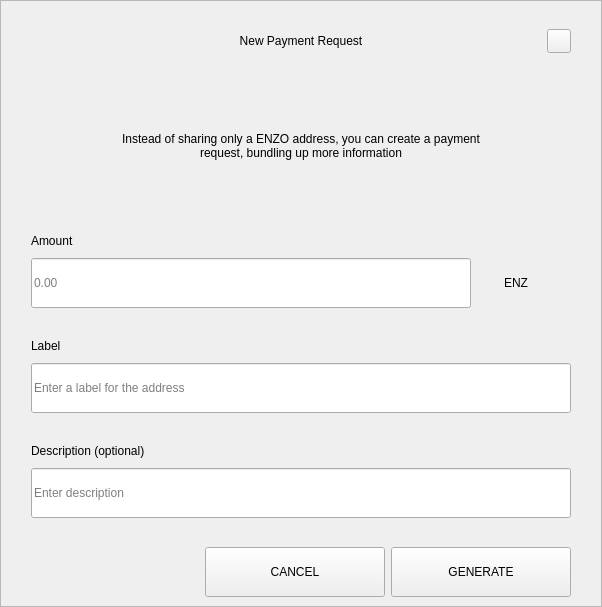
<?xml version="1.0" encoding="UTF-8"?>
<ui version="4.0">
 <class>RequestDialog</class>
 <widget class="QDialog" name="RequestDialog">
  <property name="geometry">
   <rect>
    <x>0</x>
    <y>0</y>
    <width>602</width>
    <height>607</height>
   </rect>
  </property>
  <property name="windowTitle">
   <string>Dialog</string>
  </property>
  <layout class="QVBoxLayout" name="verticalLayout_5">
   <property name="spacing">
    <number>0</number>
   </property>
   <property name="leftMargin">
    <number>0</number>
   </property>
   <property name="topMargin">
    <number>0</number>
   </property>
   <property name="rightMargin">
    <number>0</number>
   </property>
   <property name="bottomMargin">
    <number>0</number>
   </property>
   <item>
    <widget class="QFrame" name="frame">
     <property name="styleSheet">
      <string notr="true"/>
     </property>
     <property name="frameShape">
      <enum>QFrame::StyledPanel</enum>
     </property>
     <property name="frameShadow">
      <enum>QFrame::Raised</enum>
     </property>
     <layout class="QVBoxLayout" name="verticalLayout_4" stretch="1,0,0">
      <property name="spacing">
       <number>0</number>
      </property>
      <property name="leftMargin">
       <number>30</number>
      </property>
      <property name="topMargin">
       <number>20</number>
      </property>
      <property name="rightMargin">
       <number>30</number>
      </property>
      <property name="bottomMargin">
       <number>0</number>
      </property>
      <item>
       <layout class="QHBoxLayout" name="horizontalLayout_3">
        <property name="spacing">
         <number>0</number>
        </property>
        <item>
         <spacer name="horizontalSpacer_21">
          <property name="orientation">
           <enum>Qt::Horizontal</enum>
          </property>
          <property name="sizeHint" stdset="0">
           <size>
            <width>40</width>
            <height>20</height>
           </size>
          </property>
         </spacer>
        </item>
        <item>
         <widget class="QLabel" name="labelTitle">
          <property name="minimumSize">
           <size>
            <width>0</width>
            <height>40</height>
           </size>
          </property>
          <property name="maximumSize">
           <size>
            <width>16777215</width>
            <height>40</height>
           </size>
          </property>
          <property name="styleSheet">
           <string notr="true">padding-left:24px;</string>
          </property>
          <property name="text">
           <string>New Payment Request</string>
          </property>
          <property name="alignment">
           <set>Qt::AlignCenter</set>
          </property>
          <property name="margin">
           <number>7</number>
          </property>
         </widget>
        </item>
        <item>
         <spacer name="horizontalSpacer">
          <property name="orientation">
           <enum>Qt::Horizontal</enum>
          </property>
          <property name="sizeHint" stdset="0">
           <size>
            <width>40</width>
            <height>20</height>
           </size>
          </property>
         </spacer>
        </item>
        <item>
         <widget class="QPushButton" name="btnEsc">
          <property name="minimumSize">
           <size>
            <width>24</width>
            <height>24</height>
           </size>
          </property>
          <property name="maximumSize">
           <size>
            <width>24</width>
            <height>24</height>
           </size>
          </property>
          <property name="focusPolicy">
           <enum>Qt::NoFocus</enum>
          </property>
          <property name="text">
           <string/>
          </property>
         </widget>
        </item>
       </layout>
      </item>
      <item>
       <widget class="QStackedWidget" name="stack">
        <property name="minimumSize">
         <size>
          <width>540</width>
          <height>0</height>
         </size>
        </property>
        <property name="maximumSize">
         <size>
          <width>540</width>
          <height>16777215</height>
         </size>
        </property>
        <property name="currentIndex">
         <number>0</number>
        </property>
        <widget class="QWidget" name="page_1">
         <property name="minimumSize">
          <size>
           <width>540</width>
           <height>0</height>
          </size>
         </property>
         <property name="maximumSize">
          <size>
           <width>540</width>
           <height>16777215</height>
          </size>
         </property>
         <layout class="QVBoxLayout" name="layout1">
          <property name="spacing">
           <number>0</number>
          </property>
          <property name="leftMargin">
           <number>0</number>
          </property>
          <property name="topMargin">
           <number>0</number>
          </property>
          <property name="rightMargin">
           <number>0</number>
          </property>
          <property name="bottomMargin">
           <number>0</number>
          </property>
          <item>
           <spacer name="verticalSpacer_21">
            <property name="orientation">
             <enum>Qt::Vertical</enum>
            </property>
            <property name="sizeType">
             <enum>QSizePolicy::Fixed</enum>
            </property>
            <property name="sizeHint" stdset="0">
             <size>
              <width>20</width>
              <height>30</height>
             </size>
            </property>
           </spacer>
          </item>
          <item alignment="Qt::AlignHCenter">
           <widget class="QLabel" name="labelMessage">
            <property name="minimumSize">
             <size>
              <width>400</width>
              <height>50</height>
             </size>
            </property>
            <property name="text">
             <string>Instead of sharing only a ENZO address, you can create a payment request, bundling up more information</string>
            </property>
            <property name="alignment">
             <set>Qt::AlignCenter</set>
            </property>
            <property name="wordWrap">
             <bool>true</bool>
            </property>
           </widget>
          </item>
          <item alignment="Qt::AlignBottom">
           <widget class="QWidget" name="containerAmount" native="true">
            <layout class="QVBoxLayout" name="verticalLayout">
             <property name="spacing">
              <number>9</number>
             </property>
             <property name="leftMargin">
              <number>0</number>
             </property>
             <property name="topMargin">
              <number>0</number>
             </property>
             <property name="rightMargin">
              <number>0</number>
             </property>
             <property name="bottomMargin">
              <number>0</number>
             </property>
             <item>
              <widget class="QLabel" name="labelSubtitleAmount">
               <property name="minimumSize">
                <size>
                 <width>350</width>
                 <height>16</height>
                </size>
               </property>
               <property name="maximumSize">
                <size>
                 <width>16777215</width>
                 <height>16</height>
                </size>
               </property>
               <property name="text">
                <string>Amount</string>
               </property>
              </widget>
             </item>
             <item alignment="Qt::AlignTop">
              <widget class="QWidget" name="layoutAmount" native="true">
               <layout class="QHBoxLayout" name="horizontalLayout" stretch="2,0">
                <property name="spacing">
                 <number>0</number>
                </property>
                <property name="leftMargin">
                 <number>0</number>
                </property>
                <property name="topMargin">
                 <number>0</number>
                </property>
                <property name="rightMargin">
                 <number>0</number>
                </property>
                <property name="bottomMargin">
                 <number>0</number>
                </property>
                <item>
                 <widget class="QLineEdit" name="lineEditAmount">
                  <property name="minimumSize">
                   <size>
                    <width>0</width>
                    <height>50</height>
                   </size>
                  </property>
                  <property name="maximumSize">
                   <size>
                    <width>16777215</width>
                    <height>50</height>
                   </size>
                  </property>
                  <property name="placeholderText">
                   <string notr="true">0.00</string>
                  </property>
                 </widget>
                </item>
                <item>
                 <widget class="QWidget" name="comboContainer" native="true">
                  <property name="minimumSize">
                   <size>
                    <width>100</width>
                    <height>50</height>
                   </size>
                  </property>
                  <property name="maximumSize">
                   <size>
                    <width>16777215</width>
                    <height>50</height>
                   </size>
                  </property>
                  <layout class="QHBoxLayout" name="horizontalLayout_31">
                   <property name="spacing">
                    <number>0</number>
                   </property>
                   <property name="leftMargin">
                    <number>0</number>
                   </property>
                   <property name="topMargin">
                    <number>0</number>
                   </property>
                   <property name="rightMargin">
                    <number>10</number>
                   </property>
                   <property name="bottomMargin">
                    <number>0</number>
                   </property>
                   <item>
                    <widget class="QLabel" name="comboBoxCoin">
                     <property name="text">
                      <string>ENZ</string>
                     </property>
                     <property name="alignment">
                      <set>Qt::AlignCenter</set>
                     </property>
                    </widget>
                   </item>
                  </layout>
                 </widget>
                </item>
               </layout>
              </widget>
             </item>
            </layout>
           </widget>
          </item>
          <item>
           <spacer name="verticalSpacer_31">
            <property name="orientation">
             <enum>Qt::Vertical</enum>
            </property>
            <property name="sizeType">
             <enum>QSizePolicy::Fixed</enum>
            </property>
            <property name="sizeHint" stdset="0">
             <size>
              <width>20</width>
              <height>30</height>
             </size>
            </property>
           </spacer>
          </item>
          <item>
           <layout class="QVBoxLayout" name="verticalLayoutLabel">
            <property name="spacing">
             <number>9</number>
            </property>
            <item>
             <widget class="QLabel" name="labelSubtitleLabel">
              <property name="minimumSize">
               <size>
                <width>0</width>
                <height>16</height>
               </size>
              </property>
              <property name="maximumSize">
               <size>
                <width>16777215</width>
                <height>16</height>
               </size>
              </property>
              <property name="text">
               <string>Label</string>
              </property>
             </widget>
            </item>
            <item>
             <widget class="QLineEdit" name="lineEditLabel">
              <property name="minimumSize">
               <size>
                <width>0</width>
                <height>50</height>
               </size>
              </property>
              <property name="maximumSize">
               <size>
                <width>16777215</width>
                <height>50</height>
               </size>
              </property>
              <property name="placeholderText">
               <string>Enter a label for the address</string>
              </property>
             </widget>
            </item>
           </layout>
          </item>
          <item>
           <spacer name="verticalSpacer_34">
            <property name="orientation">
             <enum>Qt::Vertical</enum>
            </property>
            <property name="sizeType">
             <enum>QSizePolicy::Fixed</enum>
            </property>
            <property name="sizeHint" stdset="0">
             <size>
              <width>20</width>
              <height>30</height>
             </size>
            </property>
           </spacer>
          </item>
          <item>
           <layout class="QVBoxLayout" name="verticalLayoutDescription">
            <property name="spacing">
             <number>9</number>
            </property>
            <item>
             <widget class="QLabel" name="labelSubtitleDescription">
              <property name="minimumSize">
               <size>
                <width>0</width>
                <height>16</height>
               </size>
              </property>
              <property name="maximumSize">
               <size>
                <width>16777215</width>
                <height>16</height>
               </size>
              </property>
              <property name="text">
               <string>Description (optional)</string>
              </property>
             </widget>
            </item>
            <item>
             <widget class="QLineEdit" name="lineEditDescription">
              <property name="minimumSize">
               <size>
                <width>0</width>
                <height>50</height>
               </size>
              </property>
              <property name="maximumSize">
               <size>
                <width>16777215</width>
                <height>50</height>
               </size>
              </property>
              <property name="placeholderText">
               <string>Enter description</string>
              </property>
             </widget>
            </item>
            <item>
             <spacer name="verticalSpacer_4">
              <property name="orientation">
               <enum>Qt::Vertical</enum>
              </property>
              <property name="sizeType">
               <enum>QSizePolicy::Fixed</enum>
              </property>
              <property name="sizeHint" stdset="0">
               <size>
                <width>20</width>
                <height>20</height>
               </size>
              </property>
             </spacer>
            </item>
           </layout>
          </item>
         </layout>
        </widget>
        <widget class="QWidget" name="page_2">
         <layout class="QVBoxLayout" name="layout2">
          <item>
           <spacer name="verticalSpacer_5">
            <property name="orientation">
             <enum>Qt::Vertical</enum>
            </property>
            <property name="sizeType">
             <enum>QSizePolicy::Fixed</enum>
            </property>
            <property name="sizeHint" stdset="0">
             <size>
              <width>20</width>
              <height>50</height>
             </size>
            </property>
           </spacer>
          </item>
          <item alignment="Qt::AlignHCenter">
           <widget class="QLabel" name="labelQrImg">
            <property name="minimumSize">
             <size>
              <width>260</width>
              <height>260</height>
             </size>
            </property>
            <property name="maximumSize">
             <size>
              <width>260</width>
              <height>260</height>
             </size>
            </property>
            <property name="text">
             <string/>
            </property>
            <property name="alignment">
             <set>Qt::AlignCenter</set>
            </property>
           </widget>
          </item>
          <item>
           <spacer name="verticalSpacer_2">
            <property name="orientation">
             <enum>Qt::Vertical</enum>
            </property>
            <property name="sizeType">
             <enum>QSizePolicy::Fixed</enum>
            </property>
            <property name="sizeHint" stdset="0">
             <size>
              <width>20</width>
              <height>30</height>
             </size>
            </property>
           </spacer>
          </item>
          <item alignment="Qt::AlignHCenter">
           <widget class="QLabel" name="labelAddress">
            <property name="text">
             <string>E6AM1y7SLtiezrV72hjcRJtcfik5krteEc </string>
            </property>
           </widget>
          </item>
          <item>
           <spacer name="verticalSpacer_32">
            <property name="orientation">
             <enum>Qt::Vertical</enum>
            </property>
            <property name="sizeType">
             <enum>QSizePolicy::Expanding</enum>
            </property>
            <property name="sizeHint" stdset="0">
             <size>
              <width>20</width>
              <height>20</height>
             </size>
            </property>
           </spacer>
          </item>
          <item>
           <layout class="QHBoxLayout" name="horizontal">
            <property name="leftMargin">
             <number>20</number>
            </property>
            <property name="rightMargin">
             <number>20</number>
            </property>
            <property name="bottomMargin">
             <number>20</number>
            </property>
            <item>
             <spacer name="horizontalSpacer_4">
              <property name="orientation">
               <enum>Qt::Horizontal</enum>
              </property>
              <property name="sizeHint" stdset="0">
               <size>
                <width>40</width>
                <height>20</height>
               </size>
              </property>
             </spacer>
            </item>
            <item>
             <widget class="QPushButton" name="btnCopyAddress">
              <property name="minimumSize">
               <size>
                <width>180</width>
                <height>50</height>
               </size>
              </property>
              <property name="text">
               <string>COPY ADDRESS</string>
              </property>
             </widget>
            </item>
            <item>
             <widget class="QPushButton" name="btnCopyUrl">
              <property name="minimumSize">
               <size>
                <width>180</width>
                <height>50</height>
               </size>
              </property>
              <property name="text">
               <string>COPY URL</string>
              </property>
             </widget>
            </item>
            <item>
             <spacer name="horizontalSpacer_2">
              <property name="orientation">
               <enum>Qt::Horizontal</enum>
              </property>
              <property name="sizeHint" stdset="0">
               <size>
                <width>40</width>
                <height>20</height>
               </size>
              </property>
             </spacer>
            </item>
           </layout>
          </item>
         </layout>
        </widget>
       </widget>
      </item>
      <item>
       <widget class="QWidget" name="buttonsStack" native="true">
        <layout class="QHBoxLayout" name="horizontalLayout_5">
         <property name="leftMargin">
          <number>20</number>
         </property>
         <property name="rightMargin">
          <number>0</number>
         </property>
         <item>
          <spacer name="horizontalSpacer_41">
           <property name="orientation">
            <enum>Qt::Horizontal</enum>
           </property>
           <property name="sizeHint" stdset="0">
            <size>
             <width>40</width>
             <height>20</height>
            </size>
           </property>
          </spacer>
         </item>
         <item>
          <widget class="QPushButton" name="btnCancel">
           <property name="minimumSize">
            <size>
             <width>180</width>
             <height>50</height>
            </size>
           </property>
           <property name="focusPolicy">
            <enum>Qt::NoFocus</enum>
           </property>
           <property name="text">
            <string>CANCEL</string>
           </property>
          </widget>
         </item>
         <item>
          <widget class="QPushButton" name="btnSave">
           <property name="minimumSize">
            <size>
             <width>180</width>
             <height>50</height>
            </size>
           </property>
           <property name="focusPolicy">
            <enum>Qt::NoFocus</enum>
           </property>
           <property name="text">
            <string>GENERATE</string>
           </property>
          </widget>
         </item>
        </layout>
       </widget>
      </item>
     </layout>
    </widget>
   </item>
  </layout>
 </widget>
 <resources/>
 <connections/>
</ui>
